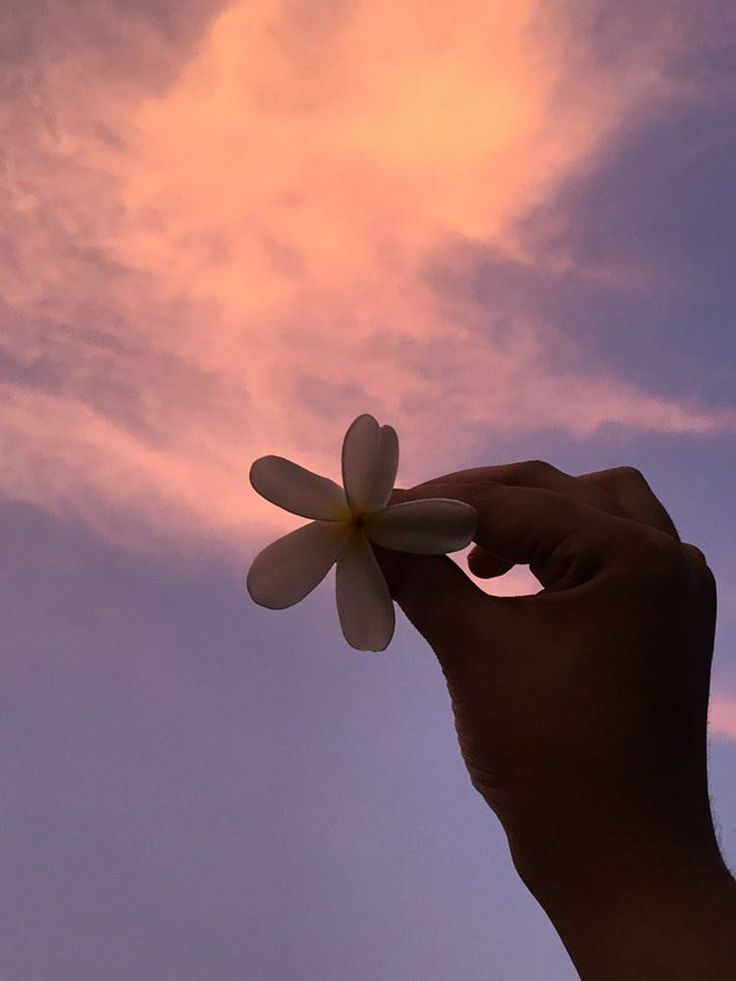
#> input picture _.jpeg, 736 x 981 px
$ python Edge_detection_with_laplacian_kernel.py
#> lines starting #> are read from the running program, lines starting #| are printed output that depends on the picture
from PIL import Image, ImageFilter
import os
import sys

def main():
    input_path = '_.jpeg'
    output_dir = 'output'
    output_path = os.path.join(output_dir, 'EDGE_sample1.png')

    if not os.path.exists(input_path):
        print(f"Error: Input image not found at {input_path}")
        sys.exit(1)

    if not os.path.exists(output_dir):
        os.makedirs(output_dir)

    img = Image.open(input_path)
#> img is the input picture: PIL image 736x981 RGB; mean R, G, B 144.6, 105.4, 110.2

    # Converting the image to grayscale, as Sobel Operator requires
    # input image to be of mode Grayscale (L)
    img = img.convert("L")
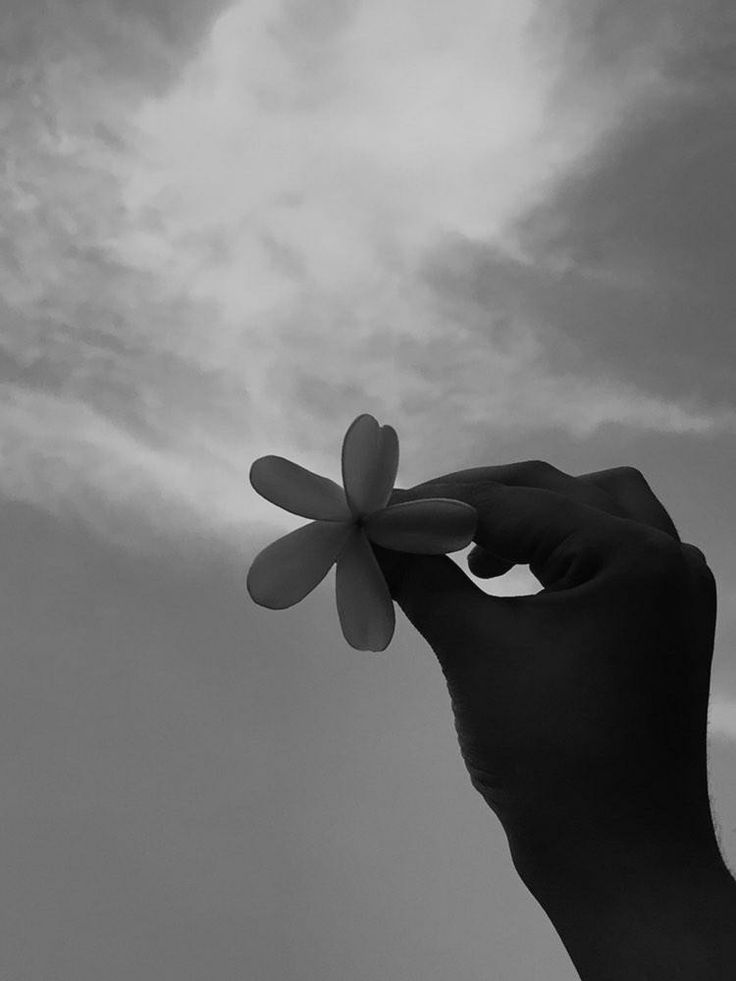
#> img: PIL image 736x981 L; min 1, max 212, mean 117.7

    # Calculating Edges using the passed laplacian Kernel
    final = img.filter(ImageFilter.Kernel((3, 3), (-1, -1, -1, -1, 8,
                                                -1, -1, -1, -1), 1, 0))
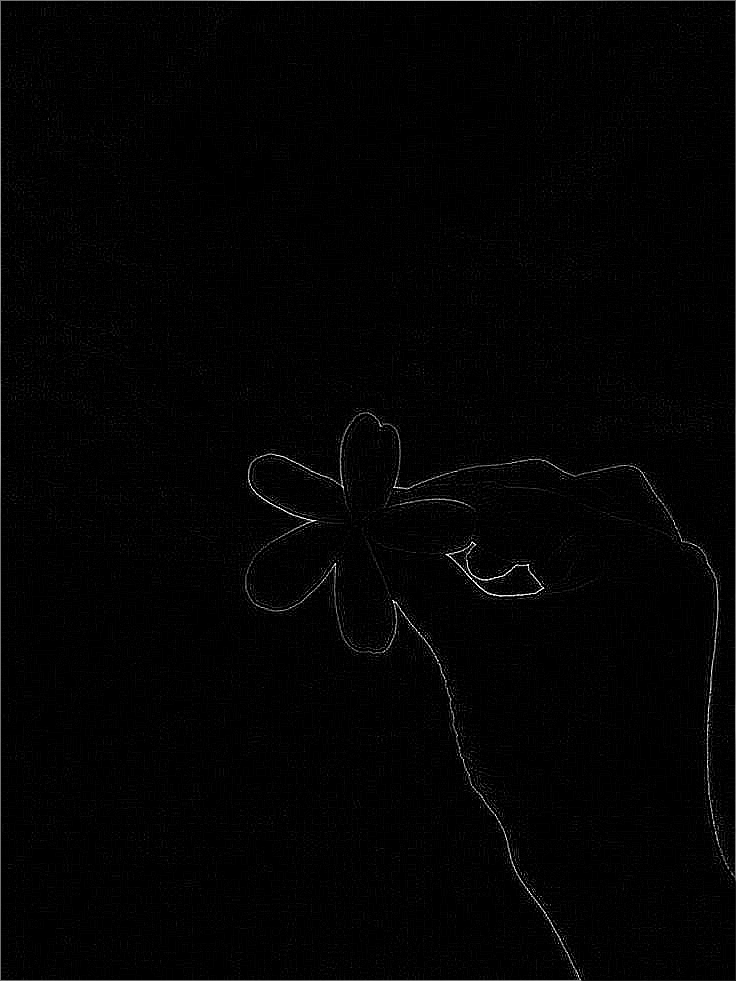
#> final: PIL image 736x981 L; min 0, max 255, mean 3.2

    final.save(output_path)
    print(f"Laplacian edge detection image saved to {output_path}")

if __name__ == "__main__":
    main()
